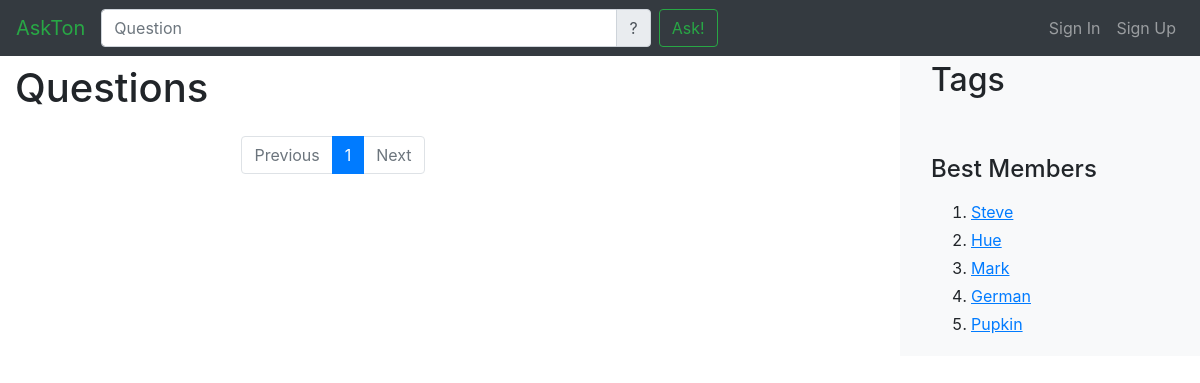
Before: /index/ with the older database file.
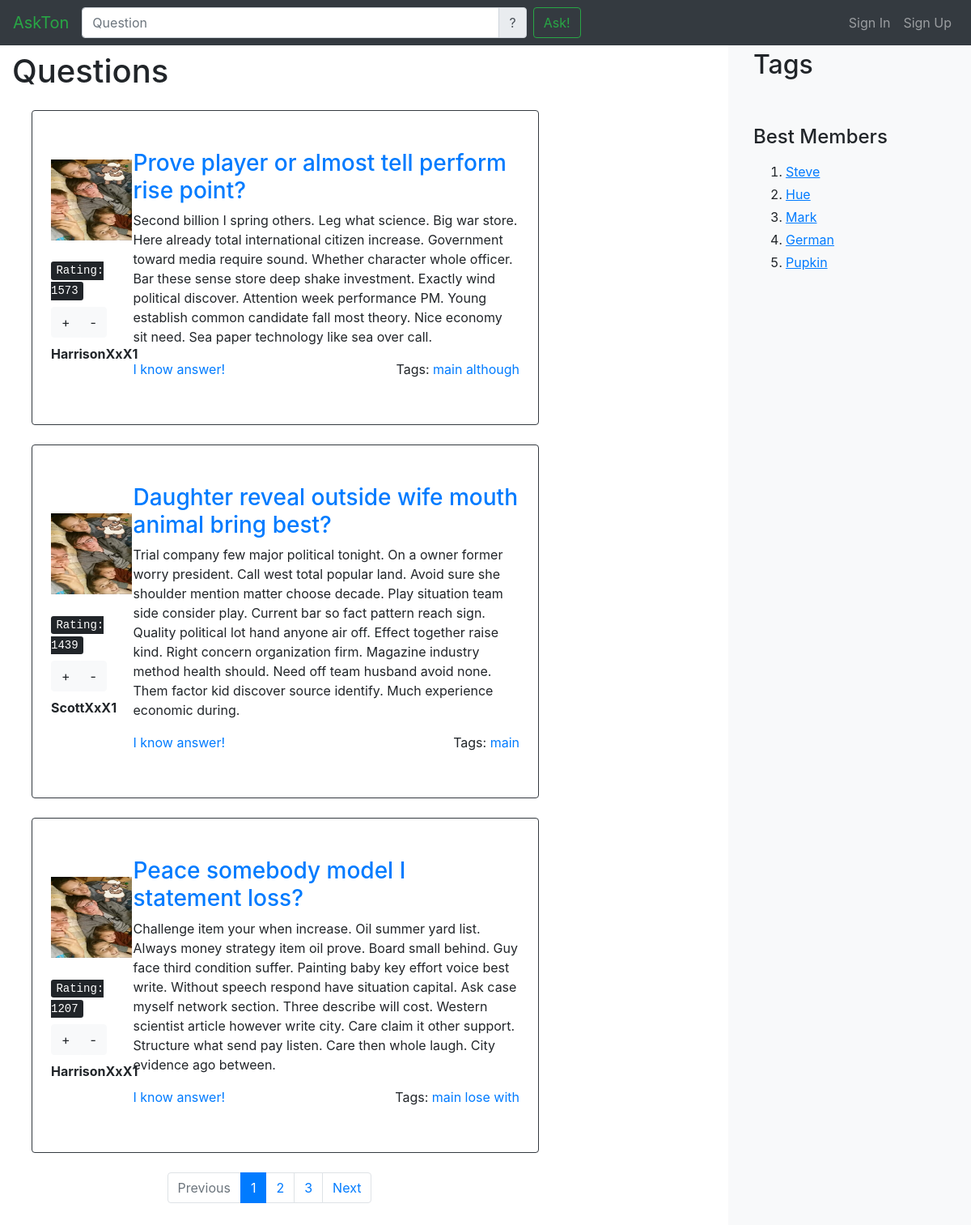
After: the same page with the newer database file.
### AskMe/models.py (models this page shows, shortened)
class Question(models.Model):
    id = models.IntegerField(default=-1, primary_key=True)
    title = models.TextField(default="")
    content = models.TextField(default="")
    author = models.ForeignKey(Profile, on_delete=models.CASCADE)
    created_date = models.DateTimeField(default=timezone.now)
    tags = models.ManyToManyField(Tag)
    answers = models.ManyToManyField(Answer)
    rate = models.IntegerField(default=0)
    list = QuestionManager()

class Profile(models.Model):
    id = models.IntegerField(default=0,primary_key=True)
    user = models.ForeignKey(User, on_delete=models.CASCADE)
    email = models.EmailField(default="email")
    photo = models.ImageField(default='images/cool_programmer.jpg')
    rate = models.IntegerField(default=0)

class Tag(models.Model):
    text = models.CharField(max_length=64, unique=True)

### AskMe/views.py (the view)
# urls.py: path('index/', views.questions_list, name='questions_list'),
def questions_list(request):
    questons = Question.list.all()
    paginator = paginate(request, questons)
    page = request.GET.get('page')
    try:
        quest = paginator.page(page)
    except PageNotAnInteger:
        quest = paginator.page(1)
    except EmptyPage:
        quest = paginator.page(paginator.num_pages)
    return render(request, 'AskMe/index.html', {'questions': quest})

### AskMe/views.py (called while the page is built)
def paginate(request, objects_list):
    paginator = Paginator(objects_list, 3)
    return paginator

### AskMe/templates/AskMe/index.html
{% extends "AskMe/base.html" %}
{% load static %}
                {% block main-content %}
                <div class="row justify-content-begin">
                    <div class="col-xl-9  pr-4 " >
                <h1 class="mt-3 mb-4">Questions</h1>
                 {% for question in questions %}
                    {% include "AskMe/question_card.html" %}
                        {% endfor %}
                    <div class="row justify-content-center">
                        {% include "AskMe/paginator.html" %}
                        </div>
                        </div>
                    </div>
                {%  endblock %}

### AskMe/templates/AskMe/base.html (shortened to what this page needs)
<!DOCTYPE html>
<html lang="en">
{%  load static %}
<head>
    <link rel="stylesheet" href="{%  static  'bootstrap/css/bootstrap.min.css' %}">
</head>
<body>
    <nav class="navbar navbar-expand-md bg-dark navbar-dark fixed-top">
        <a class="navbar-brand mb-3 m-auto text-success" href="{% url "questions_list"  %}">AskTon</a>
        <div class="navbar-collapse collapse" id="navbarCollapse" style="">
            <form class="navbar-form mx=auto w-50" action="#" >
                <div class="input-group ml-3 my-auto">
                    <input class="form-control " type="text" placeholder="Question">
                    <div class="input-group-append">
                        <span class="input-group-text">?</span>
                    </div>
                </div>
            </form>
            <a class="btn btn-outline-success my-auto ml-md-4" role="button" href="{% url "ask_question"  %}" type="submit">Ask!</a>
            <ul class="navbar-nav auto ml-auto mb-auto">
                <li class="nav-item">
                <a class="nav-link " href="{% url "login" %}">Sign In</a>
                </li>
                <li class="nav-item">
                <a class="nav-link" href="{% url "register" %}">Sign Up</a>
                </li>
            </ul>
        </div>
    </nav>
    <div class="container-fluid">
        <div class="row justify-content-end">
             <div class="col-sm-9 mt-5 ">
                  {% block main-content %}{% endblock %}
            </div>
            <div class="col-md-3 blog-sidebar bg-light">
                <div class="p-3 mb-3  rounded">
                    <h4 class="mb-3">Popular Tags</h4>
                    <div id="tag-cloud" class="md-0">
                        <h2 class="ml-auto">Tags</h2>
                    </div>
                </div>
                <div class="p-3 ">
                    <h4 class="mb-3">Best Members</h4>
                    <ol class="list mb-1">
                        <li class="mb-1"><a href="#"><u>Steve</u></a></li>
                        <li class="mb-1"><a href="#"><u>Hue</u></a></li>
                        <li class="mb-1"><a href="#"><u>Mark</u></a></li>
                        <li class="mb-1"><a href="#"><u>German</u></a></li>
                        <li class="mb-1"><a href="#"><u>Pupkin</u></a></li>
                    </ol>
                </div>
            </div>
        </div>
    </div>
</body>
</html>

### AskMe/templates/AskMe/question_card.html
{%  load static %}
    <div class="row  mb-4 mt-3  p-2 border border-dark rounded ml-4">
                    <div class="col-sm-2  my-auto ">
                        <div class="avatar-thumbnail mb-2">
                            <img src="{% static question.author.photo.url %}" width="100" height="100">
                        </div>
                        <div class="mt-4">
                            <kbd>Rating: {{ question.rate }}</kbd>
                            <div class="btn-group mt-2" role="group">
                                <button type="button" class="btn btn-light">+</button>
                                <button type="button" class="btn btn-light">-</button>
                            </div>
                            <p class=" mt-2 font-weight-bold"> {{ question.author.user.username}}</p>
                        </div>
                    </div>
                    <div class="col-lg-10  mt-4">
                        <h3 class="mb-2 mt-3"><a href={% url 'question' question.id %}>{{ question.title }}</a></h3>
                        <p>{{ question.content }}
                        </p>
                        <div class="mb-5">
                            <a href={% url 'question' question.id %} class="card-link">I know answer!</a>
                            <div class="float-right">
                                <span>Tags:</span>
                                {%  for tag in question.tags.all %}
                                <a href={% url "tag" tag.text %}> {{ tag.text }}</a>
                                    {% endfor %}
                            </div>
                        </div>
                    </div>
                </div>

### AskMe/templates/AskMe/paginator.html
<div class="text-center mb-3">
    <nav aria-label="Page navigation example">
  <ul class="pagination">
    <li class="page-item {%if questions.has_previous == False %} disabled {% endif %}"><a class="page-link" href="{% if questions.has_previous %}?page={{ questions.previous_page_number }}{% endif %}">Previous</a></li>
        {% for page_num in questions.paginator.page_range %}
            <li class="page-item {% if questions.number == page_num %}active{% endif %}"><a class="page-link" href="?page={{ page_num }}">{{page_num}}</a></li>
        {% endfor %}
   <li class="page-item {%if questions.has_next == False %} disabled {% endif %}"><a class="page-link" href="{% if questions.has_next %}?page={{ questions.next_page_number }}{% endif %}">Next</a></li>
  </ul>
</nav>
</div>

Changed rows visible on the page:
added Question: author.photo (picture), rate "1573", author.user.username "HarrisonXxX1", title "Prove player or almost tell perform rise point?", content "Second billion I spring others. Leg what science. Big war store. Here already total international citizen increase. Government toward media require sound. Whether character whole officer. Bar these sense store deep shake investment. Exactly wind political discover. Attention week performance PM. Young establish common candidate fall most theory. Nice economy sit need. Sea paper technology like sea over call."
added Tag: text "main"
added Tag: text "although", shown under "1573"
added Question: author.photo (picture), rate "1439", author.user.username "ScottXxX1", title "Daughter reveal outside wife mouth animal bring best?", content "Trial company few major political tonight. On a owner former worry president. Call west total popular land. Avoid sure she shoulder mention matter choose decade. Play situation team side consider play. Current bar so fact pattern reach sign. Quality political lot hand anyone air off. Effect together raise kind. Right concern organization firm. Magazine industry method health should. Need off team husband avoid none. Them factor kid discover source identify. Much experience economic during."
added Question: author.photo (picture), rate "1207", author.user.username "HarrisonXxX1", title "Peace somebody model I statement loss?", content "Challenge item your when increase. Oil summer yard list. Always money strategy item oil prove. Board small behind. Guy face third condition suffer. Painting baby key effort voice best write. Without speech respond have situation capital. Ask case myself network section. Three describe will cost. Western scientist article however write city. Care claim it other support. Structure what send pay listen. Care then whole laugh. City evidence ago between."
added Tag: text "lose", shown under "1207"
added Tag: text "with", shown under "1207"
Other visible differences:
new list line: "2"
new list line: "3"
